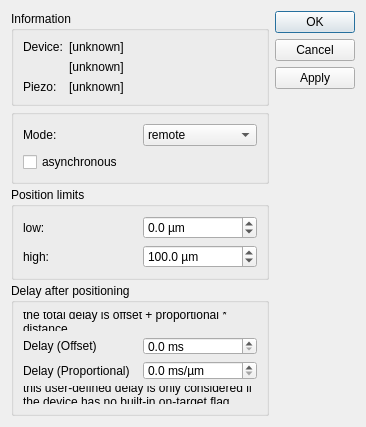
<?xml version="1.0" encoding="UTF-8"?>
<ui version="4.0">
 <class>DialogPIPiezoCtrl</class>
 <widget class="QDialog" name="DialogPIPiezoCtrl">
  <property name="geometry">
   <rect>
    <x>0</x>
    <y>0</y>
    <width>366</width>
    <height>393</height>
   </rect>
  </property>
  <property name="windowTitle">
   <string>PI Piezo</string>
  </property>
  <layout class="QHBoxLayout" name="horizontalLayout_2">
   <property name="sizeConstraint">
    <enum>QLayout::SetDefaultConstraint</enum>
   </property>
   <item>
    <layout class="QVBoxLayout" name="verticalLayout_2">
     <property name="spacing">
      <number>3</number>
     </property>
     <item>
      <widget class="QGroupBox" name="group1">
       <property name="title">
        <string>Information</string>
       </property>
       <layout class="QGridLayout" name="gridLayout_2">
        <item row="0" column="1">
         <widget class="QLabel" name="lblDevice1">
          <property name="sizePolicy">
           <sizepolicy hsizetype="MinimumExpanding" vsizetype="Preferred">
            <horstretch>0</horstretch>
            <verstretch>0</verstretch>
           </sizepolicy>
          </property>
          <property name="text">
           <string>[unknown]</string>
          </property>
         </widget>
        </item>
        <item row="0" column="0">
         <widget class="QLabel" name="label">
          <property name="text">
           <string>Device:</string>
          </property>
         </widget>
        </item>
        <item row="2" column="1">
         <widget class="QLabel" name="lblPiezo">
          <property name="sizePolicy">
           <sizepolicy hsizetype="MinimumExpanding" vsizetype="Preferred">
            <horstretch>0</horstretch>
            <verstretch>0</verstretch>
           </sizepolicy>
          </property>
          <property name="text">
           <string>[unknown]</string>
          </property>
          <property name="wordWrap">
           <bool>true</bool>
          </property>
         </widget>
        </item>
        <item row="2" column="0">
         <widget class="QLabel" name="label_6">
          <property name="text">
           <string>Piezo:</string>
          </property>
         </widget>
        </item>
        <item row="1" column="1">
         <widget class="QLabel" name="lblDevice2">
          <property name="sizePolicy">
           <sizepolicy hsizetype="MinimumExpanding" vsizetype="Preferred">
            <horstretch>0</horstretch>
            <verstretch>0</verstretch>
           </sizepolicy>
          </property>
          <property name="text">
           <string>[unknown]</string>
          </property>
          <property name="wordWrap">
           <bool>true</bool>
          </property>
         </widget>
        </item>
       </layout>
      </widget>
     </item>
     <item>
      <widget class="QGroupBox" name="group2">
       <property name="title">
        <string/>
       </property>
       <layout class="QVBoxLayout" name="verticalLayout">
        <item>
         <layout class="QHBoxLayout" name="horizontalLayout">
          <item>
           <widget class="QLabel" name="lblMode">
            <property name="text">
             <string>Mode:</string>
            </property>
           </widget>
          </item>
          <item>
           <widget class="QComboBox" name="comboMode">
            <property name="maxVisibleItems">
             <number>5</number>
            </property>
            <property name="maxCount">
             <number>5</number>
            </property>
            <item>
             <property name="text">
              <string>remote</string>
             </property>
            </item>
            <item>
             <property name="text">
              <string>local</string>
             </property>
            </item>
           </widget>
          </item>
         </layout>
        </item>
        <item>
         <widget class="QCheckBox" name="checkAsync">
          <property name="text">
           <string>asynchronous</string>
          </property>
         </widget>
        </item>
       </layout>
      </widget>
     </item>
     <item>
      <widget class="QGroupBox" name="group4">
       <property name="title">
        <string>Position limits</string>
       </property>
       <layout class="QGridLayout" name="gridLayout_3">
        <item row="0" column="0">
         <widget class="QLabel" name="label_7">
          <property name="text">
           <string>low:</string>
          </property>
         </widget>
        </item>
        <item row="0" column="1">
         <widget class="QDoubleSpinBox" name="dblSpinPosLimitLow">
          <property name="suffix">
           <string> µm</string>
          </property>
          <property name="decimals">
           <number>1</number>
          </property>
          <property name="minimum">
           <double>-1000000000.000000000000000</double>
          </property>
          <property name="maximum">
           <double>1000000000.000000000000000</double>
          </property>
         </widget>
        </item>
        <item row="1" column="0">
         <widget class="QLabel" name="label_8">
          <property name="text">
           <string>high:</string>
          </property>
         </widget>
        </item>
        <item row="1" column="1">
         <widget class="QDoubleSpinBox" name="dblSpinPosLimitHigh">
          <property name="suffix">
           <string> µm</string>
          </property>
          <property name="decimals">
           <number>1</number>
          </property>
          <property name="minimum">
           <double>-1000000000.000000000000000</double>
          </property>
          <property name="maximum">
           <double>1000000000.000000000000000</double>
          </property>
          <property name="value">
           <double>100.000000000000000</double>
          </property>
         </widget>
        </item>
       </layout>
      </widget>
     </item>
     <item>
      <widget class="QGroupBox" name="group3">
       <property name="minimumSize">
        <size>
         <width>0</width>
         <height>0</height>
        </size>
       </property>
       <property name="title">
        <string>Delay after positioning</string>
       </property>
       <layout class="QGridLayout" name="gridLayout">
        <item row="1" column="0">
         <widget class="QLabel" name="label_3">
          <property name="text">
           <string>Delay (Offset)</string>
          </property>
         </widget>
        </item>
        <item row="1" column="1">
         <widget class="QDoubleSpinBox" name="spinDelayOffset">
          <property name="suffix">
           <string> ms</string>
          </property>
          <property name="decimals">
           <number>1</number>
          </property>
          <property name="minimum">
           <double>0.000000000000000</double>
          </property>
          <property name="maximum">
           <double>99.000000000000000</double>
          </property>
         </widget>
        </item>
        <item row="2" column="0">
         <widget class="QLabel" name="label_4">
          <property name="text">
           <string>Delay (Proportional)</string>
          </property>
         </widget>
        </item>
        <item row="2" column="1">
         <widget class="QDoubleSpinBox" name="spinDelayProp">
          <property name="suffix">
           <string> ms/µm</string>
          </property>
          <property name="decimals">
           <number>1</number>
          </property>
          <property name="minimum">
           <double>0.000000000000000</double>
          </property>
          <property name="maximum">
           <double>99.000000000000000</double>
          </property>
         </widget>
        </item>
        <item row="0" column="0" colspan="2">
         <widget class="QLabel" name="label_5">
          <property name="text">
           <string>the total delay is offset + proportional * distance</string>
          </property>
          <property name="wordWrap">
           <bool>true</bool>
          </property>
         </widget>
        </item>
        <item row="3" column="0" colspan="2">
         <widget class="QLabel" name="label_9">
          <property name="text">
           <string>this user-defined delay is only considered if the device has no built-in on-target flag.</string>
          </property>
          <property name="wordWrap">
           <bool>true</bool>
          </property>
         </widget>
        </item>
       </layout>
      </widget>
     </item>
     <item>
      <spacer name="verticalSpacer_2">
       <property name="orientation">
        <enum>Qt::Vertical</enum>
       </property>
       <property name="sizeHint" stdset="0">
        <size>
         <width>20</width>
         <height>40</height>
        </size>
       </property>
      </spacer>
     </item>
    </layout>
   </item>
   <item>
    <widget class="QDialogButtonBox" name="buttonBox">
     <property name="locale">
      <locale language="German" country="Germany"/>
     </property>
     <property name="orientation">
      <enum>Qt::Vertical</enum>
     </property>
     <property name="standardButtons">
      <set>QDialogButtonBox::Apply|QDialogButtonBox::Cancel|QDialogButtonBox::Ok</set>
     </property>
    </widget>
   </item>
  </layout>
 </widget>
 <resources/>
 <connections/>
</ui>
